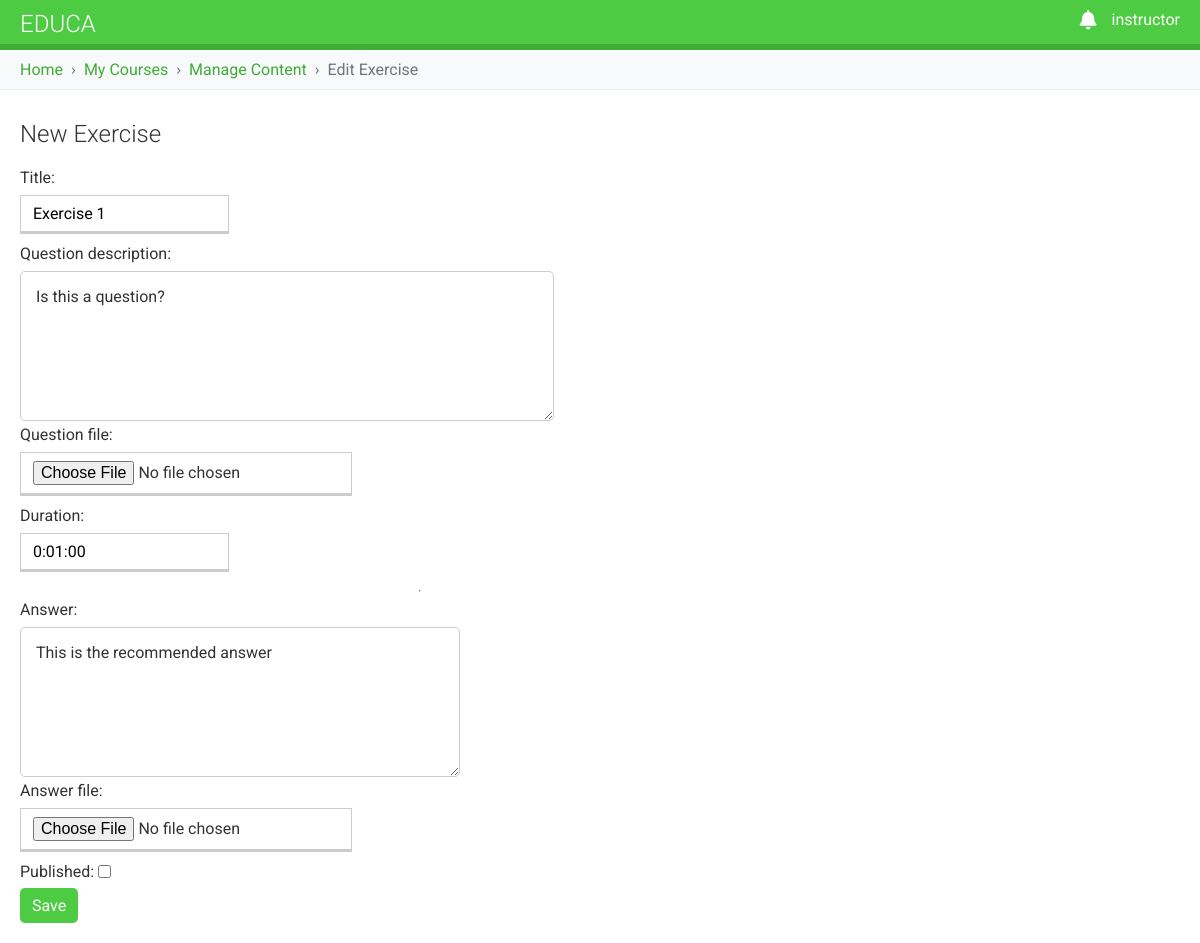
Page /course/course/3/module/10/exercise/44/edit/ (signed in) on the committed database.
### courses/models.py (models this page shows, shortened)
class Exercise(models.Model):
    title = models.CharField(max_length=200)
    question_description = models.TextField(blank=True,null=True)
    answer = models.TextField(blank=True,null=True)
    duration = models.DurationField(blank=True,null=True)
    course = models.ForeignKey(Course,on_delete=models.CASCADE,blank=True,null=True)
    module = models.ForeignKey(Module,on_delete=models.CASCADE,blank=True,null=True,related_name='exercises')
    question_file = models.FileField(upload_to='files/exercise_files/question_files',blank=True,null=True)
    answer_file = models.FileField(upload_to='files/exercise_files/answer_files',blank=True,null=True)
    visible = models.BooleanField(default=False)

### courses/views.py (the view, shortened to what this page needs)
class ExerciseUpdateView(LoginRequiredMixin, UserPassesTestMixin, UpdateView):
    model = Exercise
    form_class = ExerciseForm
    template_name = 'exercises/form.html'
    def dispatch(self, request, *args, **kwargs):
        self.exercise = self.get_object()
        self.course = self.exercise.course
        self.module = self.exercise.module
        return super().dispatch(request, *args, **kwargs)
    def get_context_data(self, **kwargs):
        context = super().get_context_data(**kwargs)
        context['course_id'] = self.course.id
        exercise = self.get_object()
        return context
    def test_func(self):
        exercise = self.get_object()
        course_owners = exercise.course.owners.all()
        is_superuser = self.request.user.is_superuser
        is_owner = self.request.user in course_owners
        return is_superuser or is_owner

### courses/forms.py (shortened to what this page needs)
class ExerciseForm(forms.ModelForm):
    duration = forms.CharField(
        label='Duration',
        widget=forms.TextInput(attrs={'placeholder': 'HH:MM'})
    )
    class Meta:
        model = Exercise
        fields = ['title', 'question_description', 'question_file', 'duration', 'answer', 'answer_file', 'visible']

### courses/context_processors.py (called while the page is built)
def is_instructor_processor(request):
    if request.user.is_authenticated:
        is_instructor = request.user.groups.filter(name="Instructors").exists()
    else:
        is_instructor = False
    return {"is_instructor": is_instructor}

### educa/context_processors.py (called while the page is built)
def notifications_processor(request):
    if request.user.is_authenticated:
        unread_notifications = Notification.objects.filter(user=request.user,
                                                           is_read=False).order_by('-created_at')[:5]
        unread_count = Notification.objects.filter(user=request.user,
                                                   is_read=False).count()
        return {
            'unread_notifications': unread_notifications,
            'unread_count': unread_count,
        }
    return {
        'unread_notifications': [],
        'unread_count': 0,
    }

### courses/templates/exercises/form.html (shortened to what this page needs)
{% extends 'base.html' %}
{% load static %}
{% load course %}
{% block content %}
    <div class="module">
        <h2>New Exercise</h2>
        <form method="post" enctype="multipart/form-data"
              style="display: flex; flex-direction: column; align-items: baseline;">
            <div>
                {{ form.title.label_tag }} {{ form.title }}
            </div>
            <div>
                {{ form.question_description.label_tag }} {{ form.question_description }}
            </div>
            <div class="file-upload">
                {{ form.question_file.label_tag }}{{ form.question_file }}
            </div>
            <div>
                {{ form.duration.label_tag }}{{ form.duration }}
            </div>
            <hr>
            <div>
                {{ form.answer.label_tag }} {{ form.answer }}
            </div>
            <div class="file-upload">
                {{ form.answer_file.label_tag }}{{ form.answer_file }}
            </div>
            <div class="checkbox">
                Published: {{ form.visible }}
            </div>
            <input type="submit" value="Save">
        </form>
    </div>
{% endblock %}

### courses/templates/base.html (shortened to what this page needs)
{% load static %}
<!DOCTYPE html>
<html>
<head>
    <link href="{% static "css/base.css" %}" rel="stylesheet">
    <link rel="stylesheet" href="https://cdnjs.cloudflare.com/ajax/libs/font-awesome/6.4.0/css/all.min.css">
</head>
<body>
<div id="header">
    <a href="/" class="logo">Educa</a>
    <ul class="menu">
        {% if request.user.is_authenticated %}
            <li class="notification-dropdown">
                <a class="dropdown" href="#">
                    <i class="fas fa-bell notification-bell"></i>
                </a>
            </li>
            <li class="profile-dropdown">
                <a class="dropdown" href="">{{ request.user.username }}</a>
            </li>
        {% else %}
            <li><a href="{% url "login" %}">Sign in</a></li>
            <li><a href="{% url 'student_registration' %}">Register</a></li>
        {% endif %}
    </ul>
</div>
<div id="breadcrumbs">
    <div class="container">
        <ul class="breadcrumb">
            {% block breadcrumbs %}
                {% for crumb in breadcrumbs %}
                    {% if not forloop.last %}
                        <li><a href="{{ crumb.url }}">{{ crumb.name }}</a></li>
                    {% else %}
                        <li class="active">{{ crumb.name }}</li>
                    {% endif %}
                {% endfor %}
            {% endblock %}
        </ul>
    </div>
</div>
<div id="content" class="{% block content_class %}block-layout{% endblock %}">
    {% block content %}
    {% endblock %}
</div>
</body>
</html>

### courses/static/css/base.css (style rules this page uses)
html { width: 100%; max-width: 100%; overflow-x: hidden; margin: 0; padding: 0; }
body { margin: 0; font-family: 'Roboto', sans-serif; font-weight: 400; color: #333; width: 100%; grid-template-columns: auto auto; }
a { color: #3fad37; text-decoration: none; }
ul { float: none; }
h1, h2, h3, h4, h5, h6 { font-family: 'Roboto', sans-serif; font-weight: 300; }
.module { padding: 10px 20px; width: auto; grid-column: 2; grid-row: 2; }
#header { background: #4dcc43; overflow: visible; padding: 10px 20px; border-bottom: 6px solid #3fad37; width: 100%; box-sizing: border-box; position: relative; left: 0; right: 0; margin: 0; min-height: 50px; }
#header .logo { text-decoration: none; font-family: 'Roboto', sans-serif; font-weight: 300; text-transform: uppercase; font-size: 24px; color: #fff; float: left; }
#header a { color: #fff; }
#header .menu { list-style: none; float: right; margin: 0; padding: 0; display: flex; gap: 15px; }
label { float: left; clear: both; margin: 0 0 8px 0; }
input, select { border: 1px solid #ccc; border-bottom: 3px solid #ccc; padding: 8px 12px; font-size: 16px; font-family: 'Roboto', sans-serif; float: left; clear: both; margin-bottom: 10px; }
textarea { overflow: auto; }
input[type=submit], a.button { border-radius: 5px; background: #4dcc43; color: #fff; border: none; cursor: pointer; }
.file-upload { display: flex; flex-direction: column; align-items: flex-start; }
#id_visible { float: right; }
textarea { width: 100%; height: 150px; padding: 12px 15px; font-family: 'Roboto', sans-serif; font-size: 16px; line-height: 1.6; color: #333; border: 1px solid #ccc; border-radius: 5px; resize: vertical; transition: border-color 0.3s ease, box-shadow 0.3s ease; box-sizing: border-box; }
form { width: 100%; max-width: 800px; }
#breadcrumbs { background-color: #f8f9fa; padding: 10px 20px; border-bottom: 1px solid #e9ecef; width: 100%; box-sizing: border-box; }
.breadcrumb { list-style: none; margin: 0; padding: 0; display: flex; flex-wrap: wrap; }
.breadcrumb li { display: inline-flex; align-items: center; margin: 0; padding: 0; }
.breadcrumb li:not(:last-child)::after { content: "›"; margin: 0 8px; color: #6c757d; }
.breadcrumb li a { color: #3fad37; text-decoration: none; }
.breadcrumb li.active { color: #6c757d; }
.notification-dropdown { position: relative; text-align: right; }
.notification-bell { font-size: 1.2em; display: inline-block; }
.dropdown { position: relative; }
li.profile-dropdown { position: relative; text-align: right; }

### rows in the picture
Exercise: title "Exercise 1", question_description "Is this a question?", duration "0:01:00", answer "This is the recommended answer"

### other values in the picture
{{ request.user.username }} "instructor"
{{ crumb.name }} "Home" "My Courses" "Manage Content"
{{ crumb.name }} "Edit Exercise"
